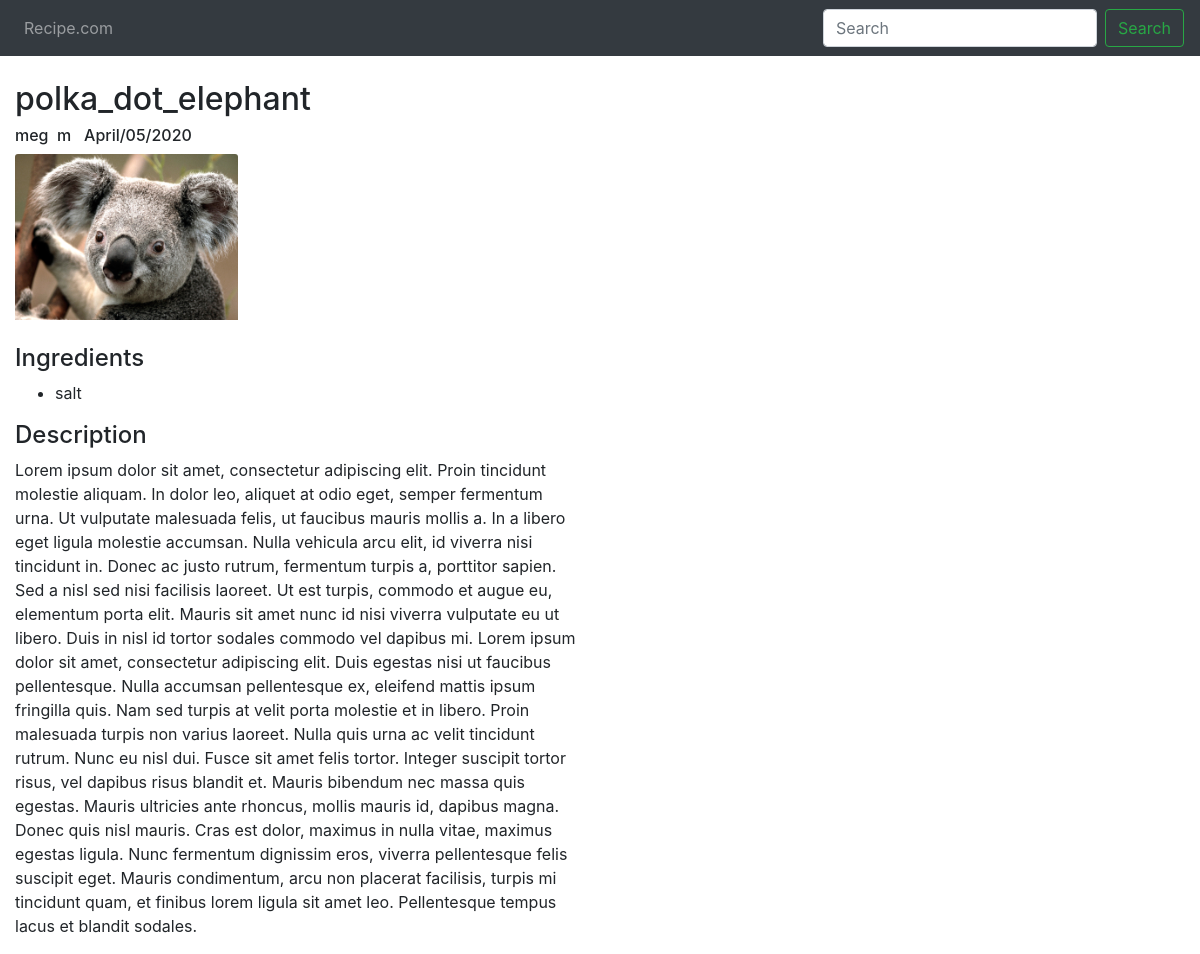
The page /recipes/2/ on the database its author committed.
### recipes/models.py (models this page shows, shortened)
class Recipe(models.Model):
    DIFFICULTY_CHOICES = [
        ("e", "Easy"),
        ("m", "Medium"),
        ("a", "Advanced")
    ]
    ingredients = models.ManyToManyField(Ingredient, related_name="recipes")
    user = models.ForeignKey(User, on_delete=models.CASCADE, related_name="recipes")
    name = models.CharField(max_length=255)
    image = models.ImageField()
    description = models.TextField()
    date_created = models.DateTimeField(default=timezone.now, editable=False)
    difficulty = models.CharField(max_length=1, choices=DIFFICULTY_CHOICES)

class Ingredient(models.Model):
    name = models.CharField(max_length=255, unique=True)

### recipes/views.py (the view)
# urls.py: url(r'^(?P<pk>[0-9]+)/$', views.RecipeDetail.as_view(), name='detail'),
class RecipeDetail(generic.DetailView):
    model = Recipe
    template_name = 'recipes/recipe_detail.html'

### recipes/templates/recipes/recipe_detail.html (shortened to what this page needs)
{% extends 'recipes/base.html' %}
{% block body %}
<div class="col-sm-5 col-md-6">
    <h2> {{recipe.name}}
    </h2>
    <h6>
        {{recipe.user}}&nbsp;
        {{recipe.difficulty}}&nbsp;&nbsp;
        {{ recipe.date_created|date:"F/d/Y" }}
    </h6>
    <div class="col-md-5" style="padding-left: 0"> <img src="{{ recipe.image.url }}" class="card-img-top"></div>
    <br>
    <h4> Ingredients </h4>
    <ul>
        {% for ingredient in recipe.ingredients.all %}
            <li>{{ingredient.name}}</li>
        {% endfor%}
    </ul>
    <h4> Description </h4>
    <p>
        {{recipe.description}}
    </p>
</div>
{% endblock %}

### rows shown on the page
Recipe: name "polka_dot_elephant", user "meg", difficulty "m", date_created "April/05/2020", image (picture), description "Lorem ipsum dolor sit amet, consectetur adipiscing elit. Proin tincidunt molestie aliquam. In dolor leo, aliquet at odio eget, semper fermentum urna. Ut vulputate malesuada felis, ut faucibus mauris mollis a. In a libero eget ligula molestie accumsan. Nulla vehicula arcu elit, id viverra nisi tincidunt in. Donec ac justo rutrum, fermentum turpis a, porttitor sapien. Sed a nisl sed nisi facilisis laoreet. Ut est turpis, commodo et augue eu, elementum porta elit. Mauris sit amet nunc id nisi viverra vulputate eu ut libero. Duis in nisl id tortor sodales commodo vel dapibus mi. Lorem ipsum dolor sit amet, consectetur adipiscing elit. Duis egestas nisi ut faucibus pellentesque. Nulla accumsan…"
Ingredient: name "salt"
